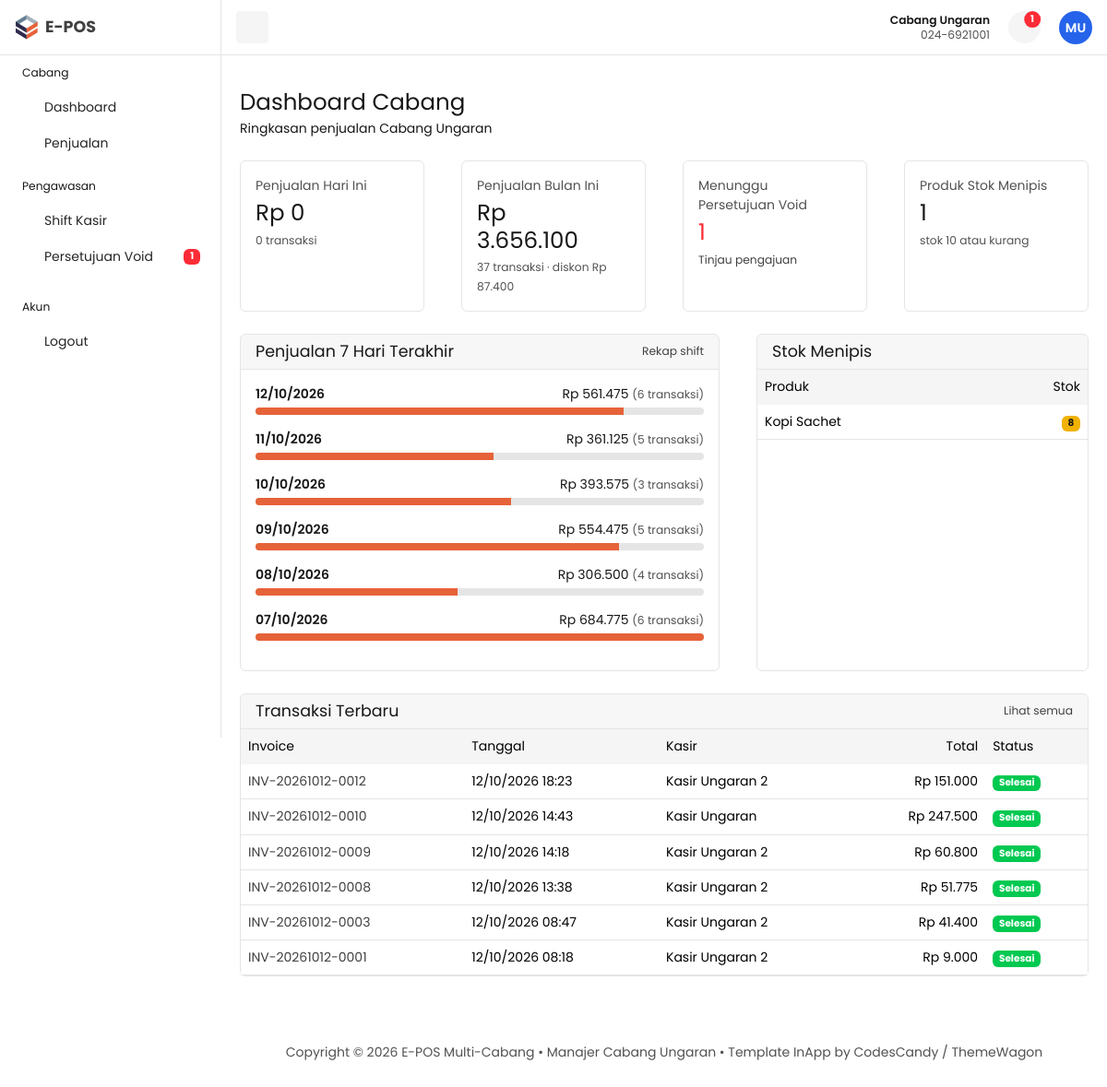
The app's page /manajer/index.php (signed in) with its own data.
### tables this page shows
CREATE TABLE `branches` (
  `id`          INT NOT NULL AUTO_INCREMENT,
  `nama_cabang` VARCHAR(100) NOT NULL,
  `alamat`      TEXT,
  `telepon`     VARCHAR(20) DEFAULT NULL,
  PRIMARY KEY (`id`)
);

CREATE TABLE `products` (
  `id`          INT NOT NULL AUTO_INCREMENT,
  `branch_id`   INT NOT NULL,
  `nama_produk` VARCHAR(150) NOT NULL,
  `harga_jual`  DECIMAL(15,2) NOT NULL DEFAULT 0.00,
  `stok`        INT NOT NULL DEFAULT 0,
  PRIMARY KEY (`id`),
  KEY `fk_products_branch` (`branch_id`),
  CONSTRAINT `fk_products_branch` FOREIGN KEY (`branch_id`) REFERENCES `branches` (`id`)
);

CREATE TABLE `transactions` (
  `id`             INT NOT NULL AUTO_INCREMENT,
  `branch_id`      INT NOT NULL,
  `cashier_id`     INT NOT NULL,
  `invoice_number` VARCHAR(30) NOT NULL,
  `total_bayar`    DECIMAL(15,2) NOT NULL DEFAULT 0.00,
  `diskon`         DECIMAL(15,2) NOT NULL DEFAULT 0.00,
  `tanggal`        DATETIME NOT NULL DEFAULT CURRENT_TIMESTAMP,
  `status`         ENUM('selesai','menunggu_void','void') NOT NULL DEFAULT 'selesai',
  PRIMARY KEY (`id`),
  UNIQUE KEY `invoice_number` (`invoice_number`),
  KEY `fk_trx_branch` (`branch_id`),
  KEY `fk_trx_cashier` (`cashier_id`),
  KEY `idx_trx_tanggal` (`tanggal`),
  CONSTRAINT `fk_trx_branch`  FOREIGN KEY (`branch_id`)  REFERENCES `branches` (`id`),
  CONSTRAINT `fk_trx_cashier` FOREIGN KEY (`cashier_id`) REFERENCES `users` (`id`)
);

CREATE TABLE `users` (
  `id`        INT NOT NULL AUTO_INCREMENT,
  `nama`      VARCHAR(100) NOT NULL,
  `email`     VARCHAR(100) NOT NULL,
  `password`  VARCHAR(255) NOT NULL,
  `role`      ENUM('admin','kasir','manajer') NOT NULL,
  `branch_id` INT DEFAULT NULL,
  PRIMARY KEY (`id`),
  UNIQUE KEY `email` (`email`),
  KEY `fk_users_branch` (`branch_id`),
  CONSTRAINT `fk_users_branch` FOREIGN KEY (`branch_id`) REFERENCES `branches` (`id`)
);

### manajer/database/connection.php (called while the page is built, shortened)
<?php
require_once __DIR__ . '/../../login/database/cek_skema.php';
class Database
{
    private $host = "localhost";
    private $username = "root";
    private $password = "";
    private $database = "e-pos";
    public $conn;
    public function __construct()
    {
        try {
            $this->conn = new mysqli(
                $this->host,
                $this->username,
                $this->password,
                $this->database
            );
        } catch (mysqli_sql_exception $ex) {
            eposHentikan('Tidak bisa terhubung ke database "' . $this->database . '". (' . $ex->getMessage() . ')');
        }
        $this->conn->set_charset('utf8mb4');
        eposCekSkema($this->conn);
    }
}

### login/database/cek_skema.php (called while the page is built, shortened)
<?php
function eposCekSkema($conn)
{
    $cek = [
        'branches'            => 'id, nama_cabang, alamat, telepon',
        'users'               => 'id, nama, email, password, role, branch_id',
        'products'            => 'id, branch_id, nama_produk, harga_jual, stok',
        'transactions'        => 'id, branch_id, cashier_id, invoice_number, total_bayar, diskon, tanggal, status',
        'transaction_details' => 'id, transaction_id, product_id, jumlah, harga_satuan, subtotal',
    ];
    foreach ($cek as $tabel => $kolom) {
        try {
            $conn->query("SELECT $kolom FROM $tabel LIMIT 1");
        } catch (mysqli_sql_exception $ex) {
            eposHentikan("Tabel '$tabel' belum ada atau kolomnya tidak sesuai. (" . $ex->getMessage() . ')');
        }
    }
}

### manajer/function/manajer.php (called while the page is built, shortened)
<?php
require_once 'database/connection.php';
class Manajer
{
    private $conn;
    private $branch;
    public function __construct($branch_id)
    {
        $database = new Database();
        $this->conn = $database->conn;
        $this->branch = (int) $branch_id;
    }
    private function all($stmt)
    {
        $stmt->execute();
        return $stmt->get_result()->fetch_all(MYSQLI_ASSOC);
    }
    public function cabang()
    {
        $stmt = $this->conn->prepare("SELECT * FROM branches WHERE id = ?");
        $stmt->bind_param('i', $this->branch);
        $stmt->execute();
        return $stmt->get_result()->fetch_assoc();
    }
    public function ringkasan($dari, $sampai)
    {
        $stmt = $this->conn->prepare(
            "SELECT COUNT(*) AS jml_transaksi,
                    COALESCE(SUM(total_bayar), 0) AS total_penjualan,
                    COALESCE(SUM(diskon), 0) AS total_diskon
             FROM transactions
             WHERE branch_id = ? AND status <> 'void' AND DATE(tanggal) BETWEEN ? AND ?"
        );
        $stmt->bind_param('iss', $this->branch, $dari, $sampai);
        $stmt->execute();
        return $stmt->get_result()->fetch_assoc();
    }
    public function jumlahMenungguVoid()
    {
        $stmt = $this->conn->prepare(
            "SELECT COUNT(*) AS n FROM transactions WHERE branch_id = ? AND status = 'menunggu_void'"
        );
        $stmt->bind_param('i', $this->branch);
        $stmt->execute();
        return (int) $stmt->get_result()->fetch_assoc()['n'];
    }
    public function perHari($dari, $sampai)
    {
        $stmt = $this->conn->prepare(
            "SELECT DATE(tanggal) AS tgl, COUNT(*) AS jml_transaksi,
                    SUM(total_bayar) AS total_penjualan, SUM(diskon) AS total_diskon
             FROM transactions
             WHERE branch_id = ? AND status <> 'void' AND DATE(tanggal) BETWEEN ? AND ?
             GROUP BY DATE(tanggal) ORDER BY tgl DESC"
        );
        $stmt->bind_param('iss', $this->branch, $dari, $sampai);
        return $this->all($stmt);
    }
    public function terbaru($limit = 6)
    {
        $stmt = $this->conn->prepare(
            "SELECT t.*, u.nama AS nama_kasir
             FROM transactions t JOIN users u ON u.id = t.cashier_id
             WHERE t.branch_id = ? ORDER BY t.tanggal DESC LIMIT ?"
        );
        $stmt->bind_param('ii', $this->branch, $limit);
        return $this->all($stmt);
    }
    public function stokMenipis($batas = 10)
    {
        $stmt = $this->conn->prepare(
            "SELECT nama_produk, stok FROM products
             WHERE branch_id = ? AND stok <= ? ORDER BY stok ASC LIMIT 6"
        );
        $stmt->bind_param('ii', $this->branch, $batas);
        return $this->all($stmt);
    }
}

### manajer/pages/dashboard.php (the view, shortened to what this page needs)
<?php
$hariIni = date('Y-m-d');
$awalBulan = date('Y-m-01');
$tujuhHari = date('Y-m-d', strtotime('-6 days'));
$rHari = $mgr->ringkasan($hariIni, $hariIni);
$rBulan = $mgr->ringkasan($awalBulan, $hariIni);
$harian = $mgr->perHari($tujuhHari, $hariIni);
$terbaru = $mgr->terbaru(6);
$menipis = $mgr->stokMenipis(10);
$maks = 0;
foreach ($harian as $h) {
    $maks = max($maks, $h['total_penjualan']);
}
?>
<div class="row">
    <div class="col-xl-3 col-md-6 mb-4">
        <div class="card h-100"><div class="card-body">
            <div class="d-flex justify-content-between">
                <div>
                    <p class="mb-1 text-secondary">Penjualan Hari Ini</p>
                    <h3 class="mb-1"><?= rupiah($rHari['total_penjualan']) ?></h3>
                    <small class="text-secondary"><?= (int) $rHari['jml_transaksi'] ?> transaksi</small>
                </div>
                <i class="ti ti-cash fs-2 text-primary"></i>
            </div>
        </div></div>
    </div>
    <div class="col-xl-3 col-md-6 mb-4">
        <div class="card h-100"><div class="card-body">
            <div class="d-flex justify-content-between">
                <div>
                    <p class="mb-1 text-secondary">Penjualan Bulan Ini</p>
                    <h3 class="mb-1"><?= rupiah($rBulan['total_penjualan']) ?></h3>
                    <small class="text-secondary"><?= (int) $rBulan['jml_transaksi'] ?> transaksi &middot; diskon <?= rupiah($rBulan['total_diskon']) ?></small>
                </div>
                <i class="ti ti-chart-bar fs-2 text-primary"></i>
            </div>
        </div></div>
    </div>
    <div class="col-xl-3 col-md-6 mb-4">
        <div class="card h-100"><div class="card-body">
            <div class="d-flex justify-content-between">
                <div>
                    <p class="mb-1 text-secondary">Menunggu Persetujuan Void</p>
                    <h3 class="mb-1 <?= $voidPending > 0 ? 'text-danger' : '' ?>"><?= (int) $voidPending ?></h3>
                    <a href="index.php?page=void" class="small">Tinjau pengajuan</a>
                </div>
                <i class="ti ti-ban fs-2 text-primary"></i>
            </div>
        </div></div>
    </div>
    <div class="col-xl-3 col-md-6 mb-4">
        <div class="card h-100"><div class="card-body">
            <div class="d-flex justify-content-between">
                <div>
                    <p class="mb-1 text-secondary">Produk Stok Menipis</p>
                    <h3 class="mb-1"><?= count($menipis) ?></h3>
                    <small class="text-secondary">stok 10 atau kurang</small>
                </div>
                <i class="ti ti-alert-triangle fs-2 text-primary"></i>
            </div>
        </div></div>
    </div>
</div>
<div class="row">
    <div class="col-lg-7 mb-4">
        <div class="card h-100">
            <div class="card-header d-flex justify-content-between align-items-center">
                <h5 class="mb-0">Penjualan 7 Hari Terakhir</h5>
                <a href="index.php?page=shift" class="small">Rekap shift</a>
            </div>
            <div class="card-body">
                <?php foreach ($harian as $h) { $persen = $maks > 0 ? round($h['total_penjualan'] / $maks * 100) : 0; ?>
                    <div class="mb-3">
                        <div class="d-flex justify-content-between">
                            <span class="fw-semibold"><?= e(date('d/m/Y', strtotime($h['tgl']))) ?></span>
                            <span><?= rupiah($h['total_penjualan']) ?> <small class="text-secondary">(<?= (int) $h['jml_transaksi'] ?> transaksi)</small></span>
                        </div>
                        <div class="progress mt-1" style="height:8px"><div class="progress-bar" style="width:<?= $persen ?>%"></div></div>
                    </div>
                <?php } ?>
            </div>
        </div>
    </div>
    <div class="col-lg-5 mb-4">
        <div class="card h-100">
            <div class="card-header"><h5 class="mb-0">Stok Menipis</h5></div>
            <div class="table-responsive">
                <table class="table mb-0 text-nowrap">
                    <thead class="table-light border-light"><tr><th>Produk</th><th class="text-end">Stok</th></tr></thead>
                    <tbody>
                        <?php foreach ($menipis as $m) { ?>
                            <tr>
                                <td><?= e($m['nama_produk']) ?></td>
                                <td class="text-end"><span class="badge bg-warning text-dark"><?= (int) $m['stok'] ?></span></td>
                            </tr>
                        <?php } ?>
                    </tbody>
                </table>
            </div>
        </div>
    </div>
</div>
<div class="row">
    <div class="col-12 mb-4">
        <div class="card">
            <div class="card-header d-flex justify-content-between align-items-center">
                <h5 class="mb-0">Transaksi Terbaru</h5>
                <a href="index.php?page=penjualan" class="small">Lihat semua</a>
            </div>
            <div class="table-responsive">
                <table class="table mb-0 text-nowrap">
                    <thead class="table-light border-light">
                        <tr><th>Invoice</th><th>Tanggal</th><th>Kasir</th><th class="text-end">Total</th><th>Status</th></tr>
                    </thead>
                    <tbody>
                        <?php foreach ($terbaru as $t) { ?>
                            <tr>
                                <td><a href="index.php?page=detail&id=<?= (int) $t['id'] ?>"><?= e($t['invoice_number']) ?></a></td>
                                <td><?= e(date('d/m/Y H:i', strtotime($t['tanggal']))) ?></td>
                                <td><?= e($t['nama_kasir']) ?></td>
                                <td class="text-end"><?= rupiah($t['total_bayar']) ?></td>
                                <td><?= badgeStatus($t['status']) ?></td>
                            </tr>
                        <?php } ?>
                    </tbody>
                </table>
            </div>
        </div>
    </div>
</div>

### manajer/index.php (shortened to what this page needs)
<?php
require_once 'function/guard.php';
require_once 'function/manajer.php';
$mgr = new Manajer($BRANCH_ID);
$cabang = $mgr->cabang();
$voidPending = $mgr->jumlahMenungguVoid();
$page = isset($_GET['page']) ? $_GET['page'] : 'dashboard';
$judul = [
    'dashboard' => ['Dashboard Cabang', 'Ringkasan penjualan ' . $cabang['nama_cabang']],
    'penjualan' => ['Penjualan Cabang', 'Daftar transaksi cabang ini'],
    'detail'    => ['Detail Transaksi', 'Rincian barang yang dibeli'],
    'shift'     => ['Penutupan Shift Kasir', 'Rekap kasir per hari'],
    'void'      => ['Persetujuan Void', 'Setujui atau tolak pengajuan void dari kasir'],
];
?>
<!DOCTYPE html>
<html lang="id">
<?php include 'partials/head.php' ?>
<body>
    <?php include 'components/topbar.php' ?>
    <?php include 'components/sidebar.php' ?>
    <main id="content" class="content py-10">
        <div class="container-fluid">
            <div class="row">
                <div class="col-12">
                    <div class="d-flex flex-column flex-md-row justify-content-between align-items-md-center mb-4 gap-3">
                        <div>
                            <h1 class="fs-3 mb-1"><?= e($judul[$page][0]) ?></h1>
                            <p class="mb-0"><?= e($judul[$page][1]) ?></p>
                        </div>
                    </div>
                </div>
            </div>
            <?php
            switch ($page) {
                case 'dashboard':
                    include 'pages/dashboard.php';
                    break;
            }
            ?>
            <?php include 'components/footer.php' ?>
        </div>
    </main>
</body>
</html>

### manajer/components/topbar.php (shortened to what this page needs)
<?php require_once __DIR__ . '/../../login/shared.php'; ?>
<nav id="topbar" class="navbar bg-white border-bottom fixed-top topbar px-3">
    <button id="toggleBtn" class="d-none d-lg-inline-flex btn btn-light btn-icon btn-sm ">
        <i class="ti ti-layout-sidebar-left-expand"></i>
    </button>
    <div>
        <ul class="list-unstyled d-flex align-items-center mb-0 gap-1">
            <li class="me-3 d-none d-md-block text-end lh-sm">
                <div class="small fw-semibold"><?= e($cabang['nama_cabang']) ?></div>
                <div class="small text-secondary"><?= e($cabang['telepon']) ?></div>
            </li>
            <li>
                <a class="position-relative btn-icon btn-sm btn-light btn rounded-circle" data-bs-toggle="dropdown"
                    aria-expanded="false" href="#" role="button">
                    <i class="ti ti-bell"></i>
                    <?php if ($voidPending > 0) { ?>
                        <span class="position-absolute top-0 start-100 translate-middle badge rounded-pill bg-danger mt-2 ms-n2">
                            <?= (int) $voidPending ?>
                        </span>
                    <?php } ?>
                </a>
            </li>
            <li class="ms-3 dropdown">
                <a href="#" role="button" data-bs-toggle="dropdown" aria-expanded="false">
                    <?= eposAvatar($_SESSION['user']['nama'], $_SESSION['user']['role'], 36) ?>
                </a>
            </li>
        </ul>
    </div>
</nav>

### manajer/function/guard.php (shortened to what this page needs)
<?php
$BRANCH_ID = (int) $_SESSION['user']['branch_id'];
function e($v)
{
    return htmlspecialchars((string) $v, ENT_QUOTES, 'UTF-8');
}
function rupiah($n)
{
    return 'Rp ' . number_format((float) $n, 0, ',', '.');
}
function badgeStatus($s)
{
    $map = [
        'selesai'       => ['bg-success', 'Selesai'],
        'menunggu_void' => ['bg-warning text-dark', 'Menunggu Void'],
        'void'          => ['bg-danger', 'Void'],
    ];
    $b = isset($map[$s]) ? $map[$s] : ['bg-secondary', $s];
    return '<span class="badge ' . $b[0] . '">' . $b[1] . '</span>';
}

### manajer/components/footer.php
<div class="row">
    <div class="col-12">
        <footer class="text-center py-2 mt-6 text-secondary ">
            <p class="mb-0">Copyright © <?= date('Y') ?> E-POS Multi-Cabang &bull; Manajer <?= e($cabang['nama_cabang']) ?> &bull; Template InApp by CodesCandy / ThemeWagon</p>
        </footer>
    </div>
</div>

### records on screen
branches: nama_cabang "Cabang Ungaran", telepon "024-6921001", nama_cabang "Dashboard Cabang", nama_cabang "Ringkasan penjualan Cabang Ungaran"
products: nama_produk "Kopi Sachet", stok "8"
transactions: invoice_number "INV-20261012-0012", tanggal "12/10/2026 18:23", cashier.nama "Kasir Ungaran 2", total_bayar "Rp 151.000", status "Selesai"
transactions: invoice_number "INV-20261012-0010", tanggal "12/10/2026 14:43", cashier.nama "Kasir Ungaran", total_bayar "Rp 247.500", status "Selesai"
transactions: invoice_number "INV-20261012-0009", tanggal "12/10/2026 14:18", cashier.nama "Kasir Ungaran 2", total_bayar "Rp 60.800", status "Selesai"
transactions: invoice_number "INV-20261012-0008", tanggal "12/10/2026 13:38", cashier.nama "Kasir Ungaran 2", total_bayar "Rp 51.775", status "Selesai"
transactions: invoice_number "INV-20261012-0003", tanggal "12/10/2026 08:47", cashier.nama "Kasir Ungaran 2", total_bayar "Rp 41.400", status "Selesai"
transactions: invoice_number "INV-20261012-0001", tanggal "12/10/2026 08:18", cashier.nama "Kasir Ungaran 2", total_bayar "Rp 9.000", status "Selesai"

### other values on screen
$voidPending "1"
$ini "MU"
rupiah($rHari['total_penjualan']) "Rp 0"
$rHari['jml_transaksi'] "0"
rupiah($rBulan['total_penjualan']) "Rp 3.656.100"
$rBulan['jml_transaksi'] "37"
rupiah($rBulan['total_diskon']) "Rp 87.400"
count($menipis) "1"
date('d/m/Y', strtotime($h['tgl'])) "12/10/2026"
rupiah($h['total_penjualan']) "Rp 561.475"
$h['jml_transaksi'] "6"
date('d/m/Y', strtotime($h['tgl'])) "11/10/2026"
rupiah($h['total_penjualan']) "Rp 361.125"
$h['jml_transaksi'] "5"
date('d/m/Y', strtotime($h['tgl'])) "10/10/2026"
